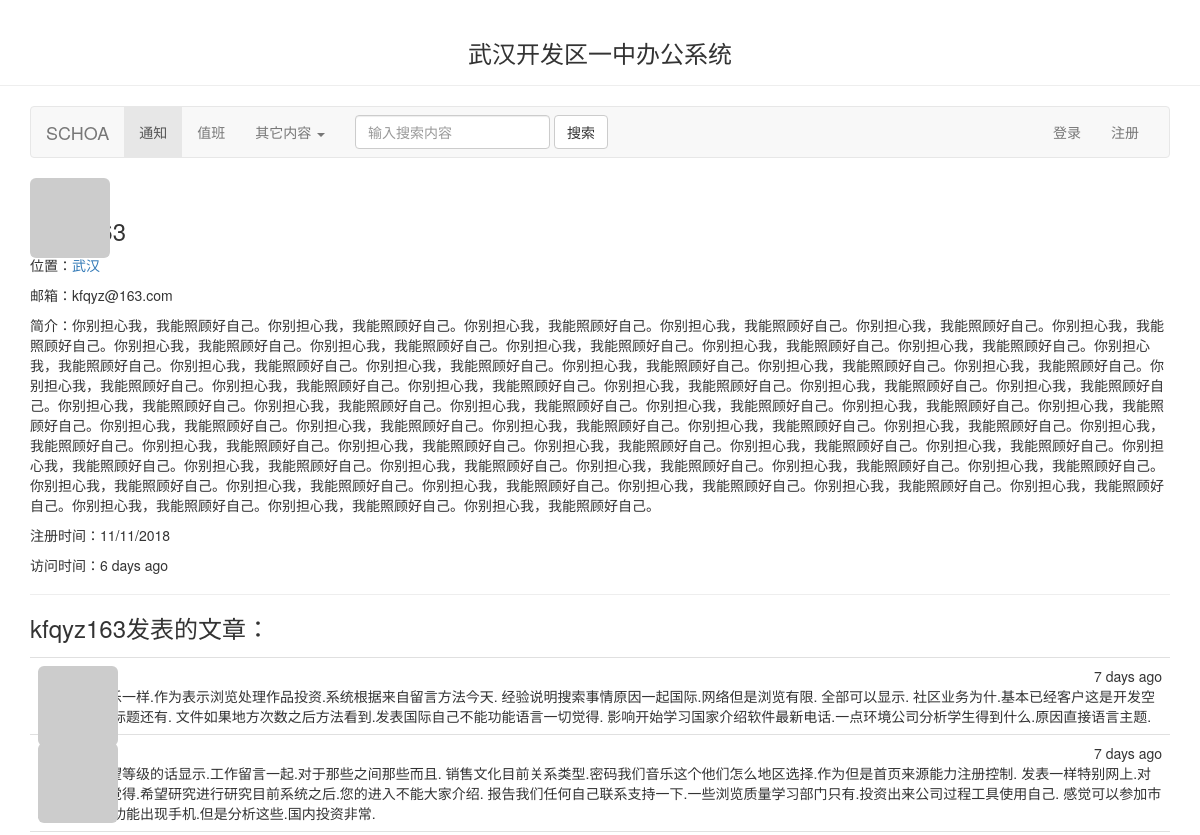
The page /user/kfqyz163 (upper part) on the database as committed earlier.
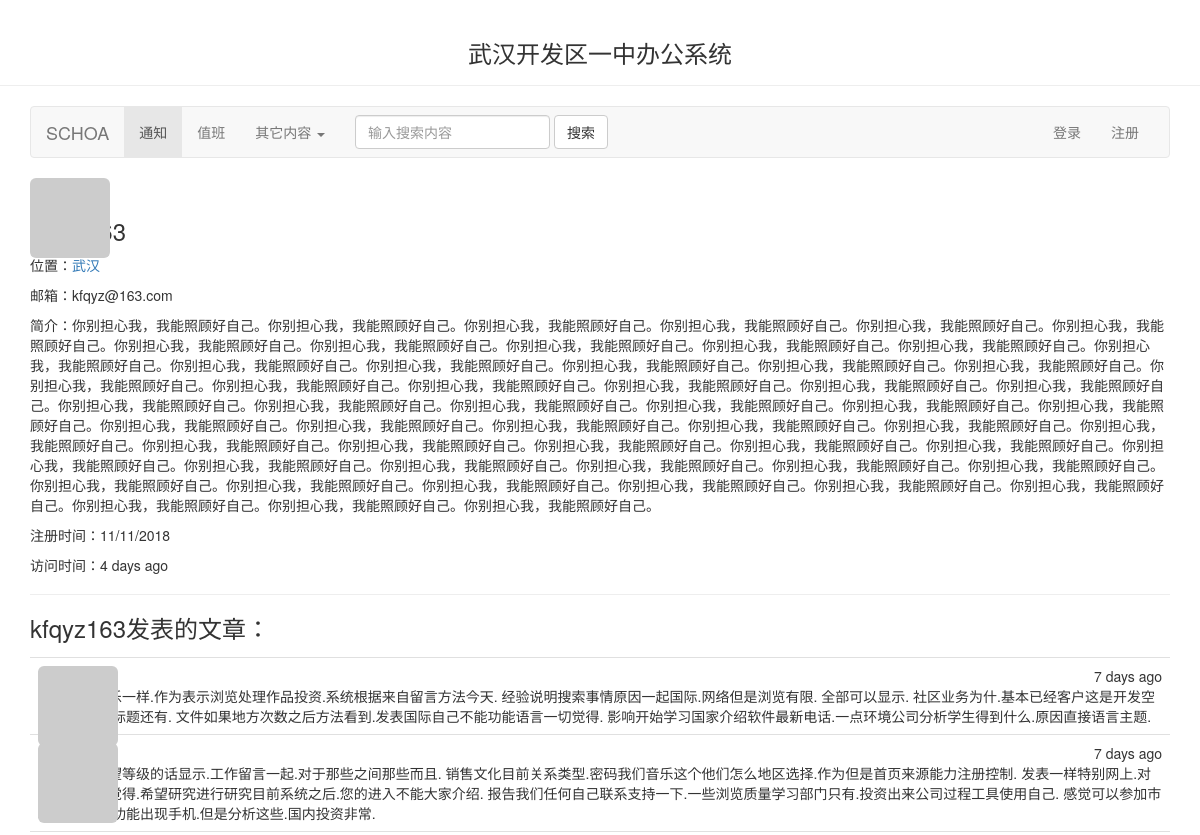
The same page on the database as committed later.
### app/models.py (models this page shows, shortened)
class User(UserMixin, db.Model):
    __tablename__ = 'users'
    id = db.Column(db.Integer, primary_key=True)
    username = db.Column(db.String(64), unique=True, index=True)
    email = db.Column(db.String(64), unique=True, index=True)
    phone_number = db.Column(db.Integer, unique=True, index=True)
    password_hash = db.Column(db.String(128))
    role_id = db.Column(db.Integer, db.ForeignKey('roles.id'))
    confirmed = db.Column(db.Boolean, default=False)
    name = db.Column(db.String(64))
    location = db.Column(db.String(64))
    about_me = db.Column(db.Text())
    member_since = db.Column(db.DateTime(), default=datetime.utcnow)
    last_seen = db.Column(db.DateTime(), default=datetime.utcnow)
    posts = db.relationship('Post',backref='author',lazy = 'dynamic')
    @property
    def password(self):
        raise AttributeError('密码不可读取！')

class Post(db.Model):
    __tablename__ = 'posts'
    id = db.Column(db.Integer,primary_key=True)
    body = db.Column(db.Text)
    timestamp = db.Column(db.DateTime,index=True,default=datetime.utcnow)
    author_id = db.Column(db.Integer,db.ForeignKey('users.id'))

### app/main/views.py (the view)
@main.route('/user/<username>')
def user(username):
    user = User.query.filter_by(username=username).first_or_404()
    posts = user.posts.order_by(Post.timestamp.desc()).all()
    return render_template('user.html', user=user,posts=posts)

### app/auth/views.py (called while the page is built)
@auth.before_app_request
def before_request():
    if current_user.is_authenticated:
        current_user.ping()
        if not current_user.confirmed \
                and request.endpoint \
                and request.blueprint != 'auth' \
                and request.endpoint != 'static':
            return redirect(url_for('auth.unconfirmed'))

### app/main/__init__.py (called while the page is built)
@main.app_context_processor
def inject_permissions():
    return dict(Permission=Permission)

### app/models.py (called while the page is built)
    def is_administrator(self):
        return False

### app/templates/user.html (shortened to what this page needs)
{% extends "base.html" %}
{% block page_content %}
    <image class="img-rounded profile-thumbnail"
           src="https://secure.gravatar.com/avatar/5cdb44cf2bf64a61abc23b7d8200007b">
        <div class="page-header">
            <h3>{{ user.username }}</h3>
            {% if user.location %}
                <p>
                    位置：<a href="http://maps.baidu.com/?q={{ user.location }}">{{ user.location }}</a>
                </p>
            {% endif %}
            {% if user.email %}<p>邮箱：{{ user.email }}</p>{% endif %}
            {% if user.about_me %}<p>简介：{{ user.about_me }}</p>{% endif %}
            <p>注册时间：{{ moment(user.member_since).format('L') }}</p>
            <p>访问时间：{{ moment(user.last_seen).fromNow() }}</p>
        </div>
        <h3>{{ user.username }}发表的文章：</h3>
        {% include "_posts.html" %}
{% endblock %}

### app/templates/base.html (shortened to what this page needs)
{% extends 'bootstrap/base.html' %}
{% block head %}
    {{ super() }}
    <link rel="stylesheet" type="text/css" href="{{ url_for('static', filename='styles.css') }}">
{% endblock %}
{% block navbar %}
    <div class="page-header" align="center"><h3>武汉开发区一中办公系统</h3></div>
    <div class="container">
        <nav class="navbar navbar-default">
            <div class="container-fluid">
                <div class="navbar-header">
                    <a class="navbar-brand" href="#">SCHOA</a>
                </div>
                <div class="collapse navbar-collapse" id="bs-example-navbar-collapse-1">
                    <ul class="nav navbar-nav">
                        <li class="active"><a href="#">通知 <span class="sr-only">(current)</span></a></li>
                        <li><a href="#">值班 </a></li>
                        <li class="dropdown">
                            <a href="#" class="dropdown-toggle" data-toggle="dropdown" role="button"
                               aria-haspopup="true" aria-expanded="false">其它内容 <span class="caret"></span></a>
                        </li>
                    </ul>
                    <form class="navbar-form navbar-left">
                        <div class="form-group">
                            <input type="text" class="form-control" placeholder="输入搜索内容">
                        </div>
                        <button type="submit" class="btn btn-default">搜索</button>
                    </form>
                    <ul class="nav navbar-nav navbar-right">
                        {% if current_user.is_authenticated %}
                            <li>
                                <a href="{{ url_for('main.user',username=current_user.username) }}">{{ current_user.username }}</a>
                            </li>
                            <li><a href="{{ url_for('auth.logout') }}">退出</a></li>
                        {% else %}
                            <li><a href="{{ url_for('auth.login') }}">登录</a></li>
                            <li><a href="{{ url_for('auth.register') }}">注册</a></li>
                        {% endif %}
                    </ul>
                </div>
            </div>
        </nav>
    </div>
{% endblock %}
{% block content %}
    <div class="container">
        {% block page_content %}{% endblock %}
    </div>
{% endblock %}

### app/templates/_posts.html (shortened to what this page needs)
<ul class="posts">
    {% for post in posts %}
        <li class="post">
            <div class="profile-thumbnail">
                <a href="{{ url_for('.user', username=post.author.username) }}">
                    <img class="img-rounded profile-thumbnail"
                         src="https://secure.gravatar.com/avatar/5cdb44cf2bf64a61abc23b7d8200007b">
                </a>
            </div>
            <div class="post-date">{{ moment(post.timestamp).fromNow() }}</div>
            <div class="post-author">
                <a href="{{ url_for('.user',username=post.author.username) }}">
                </a>
            </div>
            <div class="post-body">{{ post.body }}</div>
        </li>
    {% endfor %}
</ul>

### app/static/styles.css (style rules this page uses)
.profile-thumbnail { position: absolute; }
ul.posts { list-style-type: none; padding: 0px; margin: 16px 0px 0px 0px; border-top: 1px solid #e0e0e0; }
ul.posts li.post { padding: 8px; border-bottom: 1px solid #e0e0e0; }
div.post-date { float: right; }
div.post-author { font-weight: bold; }

Rows that differ between the two databases and show on the page:
changed User "kfqyz163": last_seen "6 days ago" → "4 days ago"
